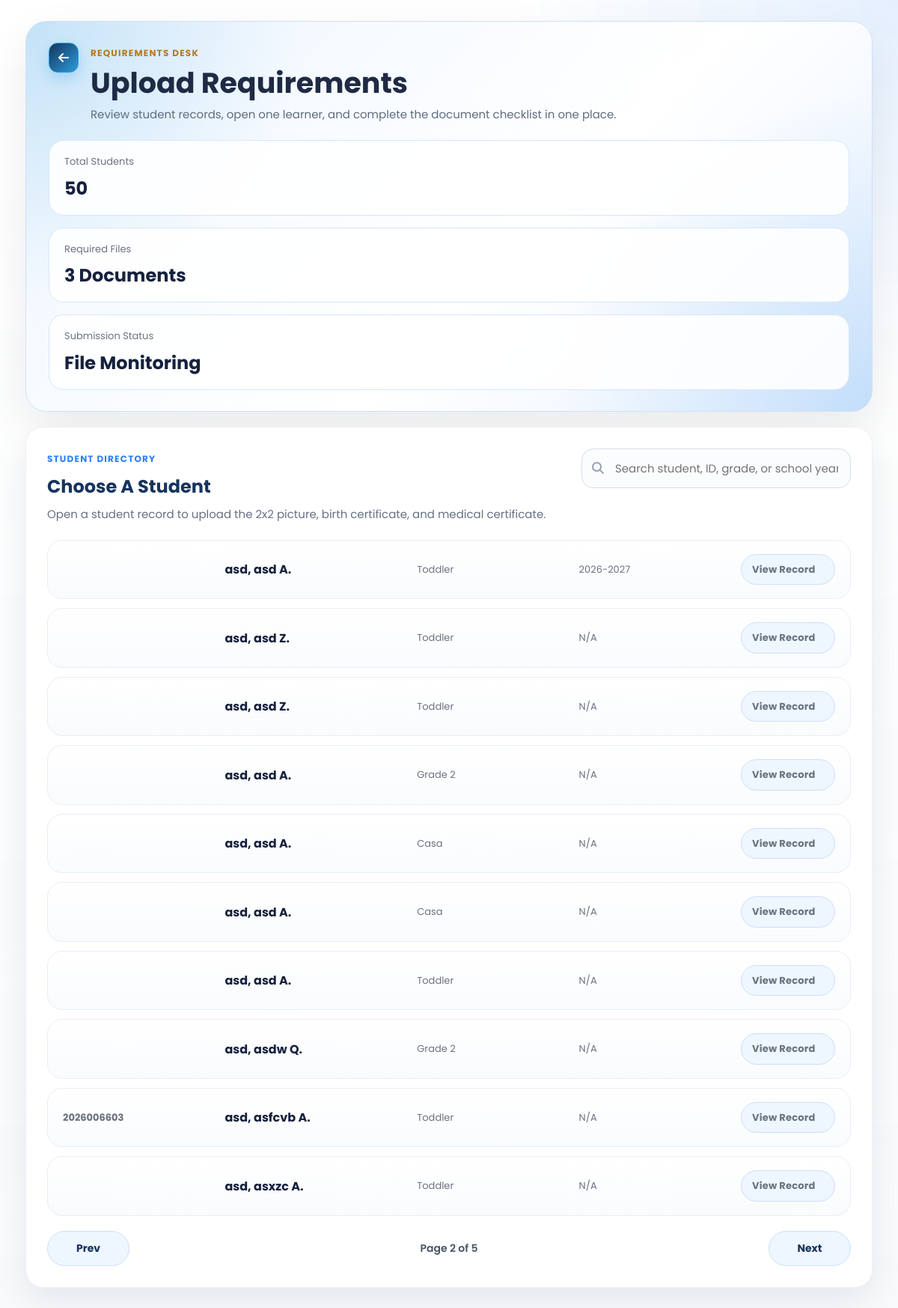
Screenshot of /SmartEnroll/requirements_upload.php?page=2 with the database file from the repository.
### tables this page shows
CREATE TABLE `enrollments` (
  `id` int(11) NOT NULL,
  `grade_level` varchar(50) DEFAULT NULL,
  `student_id` varchar(20) DEFAULT NULL,
  `school_year` varchar(20) DEFAULT NULL,
  `completion_date` date DEFAULT NULL,
  `learner_lname` varchar(100) DEFAULT NULL,
  `learner_fname` varchar(100) DEFAULT NULL,
  `learner_mname` varchar(100) DEFAULT NULL,
  `learner_ext` varchar(20) DEFAULT NULL,
  `nickname` varchar(100) DEFAULT NULL,
  `sex` varchar(20) DEFAULT NULL,
  `dob` varchar(20) DEFAULT NULL,
  `age` int(11) DEFAULT NULL,
  `mother_tongue` varchar(100) DEFAULT NULL,
  `religion` varchar(100) DEFAULT NULL,
  `email` varchar(150) DEFAULT NULL,
  `province` varchar(100) DEFAULT NULL,
  `municipality` varchar(100) DEFAULT NULL,
  `barangay` varchar(100) DEFAULT NULL,
  `street` varchar(150) DEFAULT NULL,
  `father_lname` varchar(100) DEFAULT NULL,
  `father_fname` varchar(100) DEFAULT NULL,
  `father_mname` varchar(100) DEFAULT NULL,
  `father_occ` varchar(100) DEFAULT NULL,
  `father_contact` varchar(50) DEFAULT NULL,
  `mother_lname` varchar(100) DEFAULT NULL,
  `mother_fname` varchar(100) DEFAULT NULL,
  `mother_mname` varchar(100) DEFAULT NULL,
  `mother_occ` varchar(100) DEFAULT NULL,
  `mother_contact` varchar(50) DEFAULT NULL,
  `mother_maiden` varchar(100) DEFAULT NULL,
  `guardian_type` varchar(50) DEFAULT NULL,
  `guardian_lname` varchar(100) DEFAULT NULL,
  `guardian_fname` varchar(100) DEFAULT NULL,
  `guardian_mname` varchar(100) DEFAULT NULL,
  `guardian_occ` varchar(100) DEFAULT NULL,
  `guardian_contact` varchar(50) DEFAULT NULL,
  `emergency1_name` varchar(150) DEFAULT NULL,
  `emergency1_relationship` varchar(100) DEFAULT NULL,
  `emergency1_contact` varchar(50) DEFAULT NULL,
  `emergency2_name` varchar(150) DEFAULT NULL,
  `emergency2_relationship` varchar(100) DEFAULT NULL,
  `emergency2_contact` varchar(50) DEFAULT NULL,
  `emergency3_name` varchar(150) DEFAULT NULL,
  `emergency3_relationship` varchar(100) DEFAULT NULL,
  `emergency3_contact` varchar(50) DEFAULT NULL,
  `special_needs` text DEFAULT NULL,
  `medication` varchar(10) DEFAULT NULL,
  `medication_details` text DEFAULT NULL,
  `created_at` timestamp NOT NULL DEFAULT current_timestamp()
);

### SmartEnroll/requirements_upload.php (the view, shortened to what this page needs)
<?php
$students = [];
$error = '';
$search = trim((string)($_GET['q'] ?? ''));
$page = max(1, (int)($_GET['page'] ?? 1));
$perPage = 10;
$totalStudents = 0;
$filteredStudents = 0;
$totalPages = 1;
function format_name(array $row): string
{
    $m = trim((string)($row['learner_mname'] ?? ''));
    $mi = $m !== '' ? strtoupper(mb_substr($m, 0, 1)) . '.' : '';
    $full = trim(
        ($row['learner_lname'] ?? '') . ', ' .
        ($row['learner_fname'] ?? '') . ' ' . $mi
    );
    return trim(preg_replace('/\s+/', ' ', $full), ' ,');
}
try {
    $conn = new mysqli('127.0.0.1', 'root', '', 'smartenroll');
    $conn->set_charset('utf8mb4');
    $searchSql = '';
    $searchTypes = '';
    $searchValues = [];
    $totalCountResult = $conn->query("SELECT COUNT(*) AS total FROM enrollments");
    $totalStudents = (int)(($totalCountResult->fetch_assoc()['total'] ?? 0));
    $countStmt = $conn->prepare(
        "SELECT COUNT(*) AS total
         FROM enrollments
         $searchSql"
    );
    $countStmt->execute();
    $filteredStudents = (int)(($countStmt->get_result()->fetch_assoc()['total'] ?? 0));
    $totalPages = max(1, (int)ceil($filteredStudents / $perPage));
    $offset = ($page - 1) * $perPage;
    $studentStmt = $conn->prepare(
        "SELECT id, student_id, learner_lname, learner_fname, learner_mname, grade_level, school_year
         FROM enrollments
         $searchSql
         ORDER BY learner_lname ASC, learner_fname ASC, id DESC
         LIMIT ? OFFSET ?"
    );
    $queryTypes = $searchTypes . 'ii';
    $queryValues = array_merge($searchValues, [$perPage, $offset]);
    $studentStmt->bind_param($queryTypes, ...$queryValues);
    $studentStmt->execute();
    $result = $studentStmt->get_result();
    while ($row = $result->fetch_assoc()) {
        $students[] = $row;
    }
} catch (Throwable $e) {
    $error = $e->getMessage();
}
?>
<!DOCTYPE html>
<html lang="en">
<head>
    <link rel="stylesheet" href="css/style.css">
    <link rel="stylesheet" href="css/requirements_upload.css">
    <link rel="stylesheet" href="https://cdnjs.cloudflare.com/ajax/libs/font-awesome/6.5.0/css/all.min.css">
</head>
<body class="dashboard-page dashboard-white-page">
<main class="dashboard-main requirements-main">
    <section class="requirements-hero">
        <div class="requirements-hero-top">
            <a href="dashboard.php" class="dashboard-link back-left"><i class="fa-solid fa-arrow-left"></i></a>
            <div class="requirements-hero-copy">
                <span class="eyebrow eyebrow-gold">Requirements Desk</span>
                <h1>Upload Requirements</h1>
                <p>Review student records, open one learner, and complete the document checklist in one place.</p>
            </div>
        </div>
        <div class="requirements-hero-stats">
            <div class="hero-stat">
                <span>Total Students</span>
                <strong><?php echo $totalStudents; ?></strong>
            </div>
            <div class="hero-stat">
                <span>Required Files</span>
                <strong>3 Documents</strong>
            </div>
            <div class="hero-stat">
                <span>Submission Status</span>
                <strong>File Monitoring</strong>
            </div>
        </div>
    </section>
    <section class="requirements-directory">
        <div class="requirements-directory-head">
            <div>
                <span class="eyebrow eyebrow-blue">Student Directory</span>
                <h2>Choose A Student</h2>
                <p>Open a student record to upload the 2x2 picture, birth certificate, and medical certificate.</p>
            </div>
            <form method="get" action="requirements_upload.php" class="requirements-search">
                <i class="fa-solid fa-magnifying-glass"></i>
                <input id="requirementsSearch" name="q" type="text" value="<?php echo htmlspecialchars($search); ?>" placeholder="Search student, ID, grade, or school year">
            </form>
        </div>
        <?php if (!$error && empty($students)): ?>
            <div class="requirements-empty">No students found.</div>
        <?php else: ?>
            <div class="requirements-directory-table" id="requirementsStudentList">
                <?php foreach ($students as $student): ?>
                    <?php $fullName = format_name($student) ?: 'N/A'; ?>
                    <a
                        class="requirements-student-row"
                        href="requirements_upload_details.php?student_id=<?php echo urlencode((string)$student['student_id']); ?>"
                    >
                        <span class="student-row-id"><?php echo htmlspecialchars((string)($student['student_id'] ?? '')); ?></span>
                        <strong class="student-row-name"><?php echo htmlspecialchars($fullName); ?></strong>
                        <span class="student-row-grade"><?php echo htmlspecialchars((string)($student['grade_level'] ?? 'N/A')); ?></span>
                        <span class="student-row-year"><?php echo htmlspecialchars((string)($student['school_year'] ?? 'N/A')); ?></span>
                        <span class="requirements-open-btn">View Record</span>
                    </a>
                <?php endforeach; ?>
            </div>
            <?php if (!$error && $filteredStudents > 0): ?>
                <div class="requirements-pagination">
                    <?php
                    $prevPage = max(1, $page - 1);
                    $nextPage = min($totalPages, $page + 1);
                    $prevQuery = http_build_query(array_filter(['q' => $search, 'page' => $prevPage], static fn($value) => $value !== '' && $value !== null));
                    $nextQuery = http_build_query(array_filter(['q' => $search, 'page' => $nextPage], static fn($value) => $value !== '' && $value !== null));
                    ?>
                    <a class="requirements-page-btn <?php echo $page <= 1 ? 'disabled' : ''; ?>" href="<?php echo $page <= 1 ? '#' : 'requirements_upload.php?' . $prevQuery; ?>">Prev</a>
                    <span class="requirements-page-status">Page <?php echo $page; ?> of <?php echo $totalPages; ?></span>
                    <a class="requirements-page-btn <?php echo $page >= $totalPages ? 'disabled' : ''; ?>" href="<?php echo $page >= $totalPages ? '#' : 'requirements_upload.php?' . $nextQuery; ?>">Next</a>
                </div>
            <?php endif; ?>
        <?php endif; ?>
    </section>
</main>
</body>
</html>

### SmartEnroll/css/style.css (style rules this page uses)
* { margin: 0; padding: 0; box-sizing: border-box; font-family: 'Poppins', sans-serif; }
:root { --logo-blue: #19325a; --logo-blue-light: #1e88e5; --logo-yellow: #fdd835; --logo-yellow-soft: #ffe970; --logo-green: #43a047; }
body, html { height: 100%; color: #fff; }
html { scroll-behavior: smooth; }
body { background: #0f172a; }
.eyebrow { text-transform: uppercase; letter-spacing: 1.4px; font-size: 12px; color: #6b7280; margin-bottom: 8px; font-weight: 600; }
.dashboard-page { background: linear-gradient(135deg, rgba(12, 25, 47, 0.72), rgba(25, 50, 90, 0.48)), #f5f6f8; color: #1b1f2a; position: relative; min-height: 100vh; overflow-x: hidden; }
.dashboard-page::before { content: ""; position: fixed; inset: 0; background: linear-gradient(135deg, rgba(12, 25, 47, 0.5), rgba(25, 50, 90, 0.18)), url('../assets/img1.jpg') center center / cover no-repeat; filter: blur(5px) saturate(1.05); transform: scale(1.05); z-index: 0; }
.dashboard-page::after { content: ""; position: fixed; inset: 0; background: radial-gradient(circle at top right, rgba(253, 216, 53, 0.22), transparent 28%), linear-gradient(180deg, rgba(255, 255, 255, 0.08), rgba(255, 255, 255, 0.16)); z-index: 0; pointer-events: none; }
.dashboard-page.dashboard-white-page { background: #f8fafc; }
.dashboard-page.dashboard-white-page::before { display: none; }
.dashboard-page.dashboard-white-page::after { background: radial-gradient(circle at top right, rgba(219, 234, 254, 0.72), transparent 24%), linear-gradient(180deg, rgba(255, 255, 255, 0.96), rgba(248, 250, 252, 1)); }
.dashboard-main { width: min(1680px, calc(100vw - 40px)); max-width: 1680px; margin: 0 auto; padding: 42px 20px 56px; position: relative; z-index: 1; }
.dashboard-link { text-decoration: none; color: var(--logo-blue); font-weight: 700; background: rgba(253, 216, 53, 0.95); padding: 12px 18px; border-radius: 999px; box-shadow: 0 10px 24px rgba(253, 216, 53, 0.26); transition: transform 0.2s ease, box-shadow 0.2s ease, background 0.2s ease; }

### rows the page displays
enrollments: fullName "asd, asd A.", grade_level "Toddler", school_year "2026-2027"
enrollments: fullName "asd, asd Z.", grade_level "Toddler", school_year "N/A"
enrollments: fullName "asd, asd Z.", grade_level "Toddler", school_year "N/A"
enrollments: fullName "asd, asd A.", grade_level "Grade 2", school_year "N/A"
enrollments: fullName "asd, asd A.", grade_level "Casa", school_year "N/A"
enrollments: fullName "asd, asd A.", grade_level "Casa", school_year "N/A"
enrollments: fullName "asd, asd A.", grade_level "Toddler", school_year "N/A"
enrollments: fullName "asd, asdw Q.", grade_level "Grade 2", school_year "N/A"
enrollments: student "2026006603", fullName "asd, asfcvb A.", grade_level "Toddler", school_year "N/A"
enrollments: fullName "asd, asxzc A.", grade_level "Toddler", school_year "N/A"

### other values shown
$totalStudents "50"
$page "2"
$totalPages "5"
